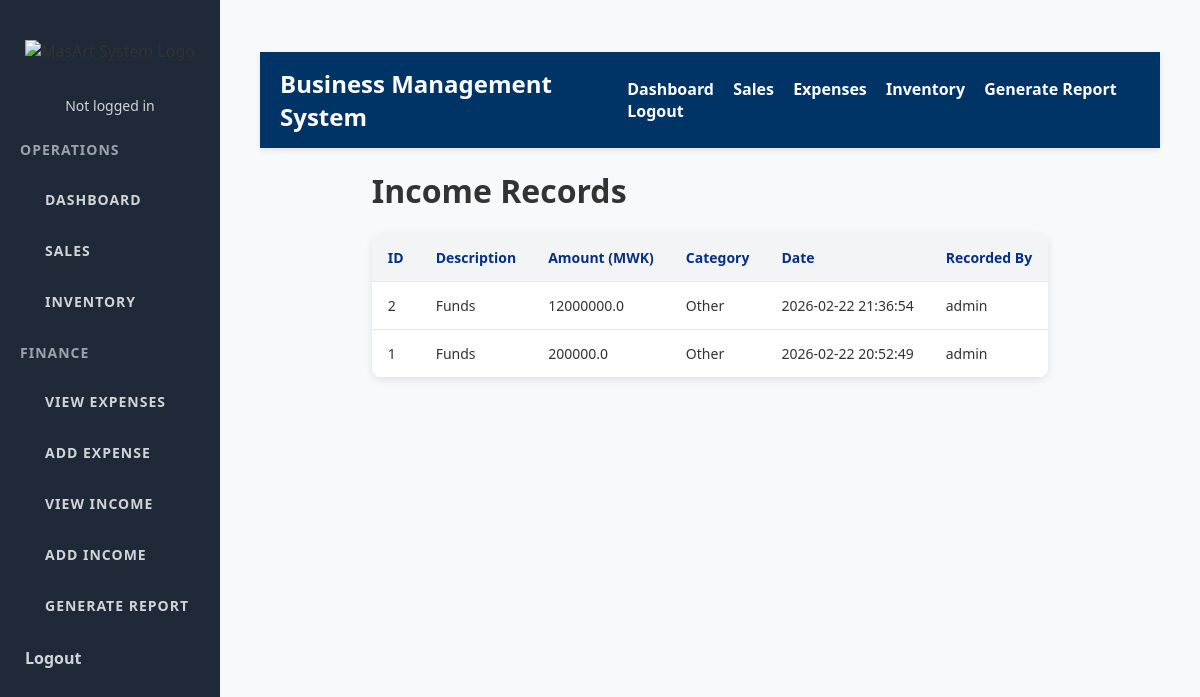
The page /view_income on the database its author committed.
### tables this page shows
CREATE TABLE income (
    id INTEGER PRIMARY KEY AUTOINCREMENT,
    description TEXT NOT NULL,
    amount REAL NOT NULL,
    category_id INTEGER NOT NULL,
    date TEXT DEFAULT CURRENT_TIMESTAMP,
    recorded_by TEXT,
    FOREIGN KEY(category_id) REFERENCES income_categories(id)
);

CREATE TABLE income_categories (
                id INTEGER PRIMARY KEY AUTOINCREMENT,
                name TEXT UNIQUE NOT NULL
            );

### app.py (the view)
@app.route('/view_income')
def view_income():
    conn = get_db_connection()
    cursor = conn.cursor()
    cursor.execute("""
        SELECT i.id, i.description, i.amount, c.name as category_name, i.date, i.recorded_by
        FROM income i
        JOIN income_categories c ON i.category_id = c.id
        ORDER BY i.date DESC
    """)
    incomes = cursor.fetchall()
    conn.close()
    return render_template('view_income.html', incomes=incomes)

### app.py (called while the page is built)
def get_db_connection():
    conn = sqlite3.connect(DATABASE, timeout=10)  # Added timeout to avoid database lock errors
    conn.row_factory = sqlite3.Row  # This allows us to access columns by name
    return conn

### templates/view_income.html (shortened to what this page needs)
{% extends "base.html" %}
{% block content %}
<h1>Income Records</h1>
<table>
    <thead>
        <tr>
            <th>ID</th>
            <th>Description</th>
            <th>Amount (MWK)</th>
            <th>Category</th>
            <th>Date</th>
            <th>Recorded By</th>
        </tr>
    </thead>
    <tbody>
        {% for income in incomes %}
        <tr>
            <td>{{ income.id }}</td>
            <td>{{ income.description }}</td>
            <td>{{ income.amount }}</td>
            <td>{{ income.category_name }}</td>
            <td>{{ income.date }}</td>
            <td>{{ income.recorded_by or '-' }}</td>
        </tr>
        {% else %}
        <tr>
            <td colspan="6">No income records found.</td>
        </tr>
        {% endfor %}
    </tbody>
</table>
{% endblock %}

### static/style.css (style rules this page uses)
body { margin: 0; font-family: 'Segoe UI', Tahoma, Geneva, Verdana, sans-serif; background: #f8f9fa; color: #333; }
table { width: 100%; border-collapse: collapse; background: white; border-radius: 10px; overflow: hidden; box-shadow: 0 2px 8px rgba(0,0,0,0.1); }
th, td { padding: 14px 16px; border-bottom: 1px solid #e5e7eb; font-size: 14px; }
th { background-color: #f3f4f6; font-weight: 600; color: #062f86; text-align: left; }

### rows shown on the page
income: id "2", description "Funds", amount "12000000.0", category_name "Other", date "2026-02-22 21:36:54", recorded_by "admin"
income: id "1", description "Funds", amount "200000.0", category_name "Other", date "2026-02-22 20:52:49", recorded_by "admin"
